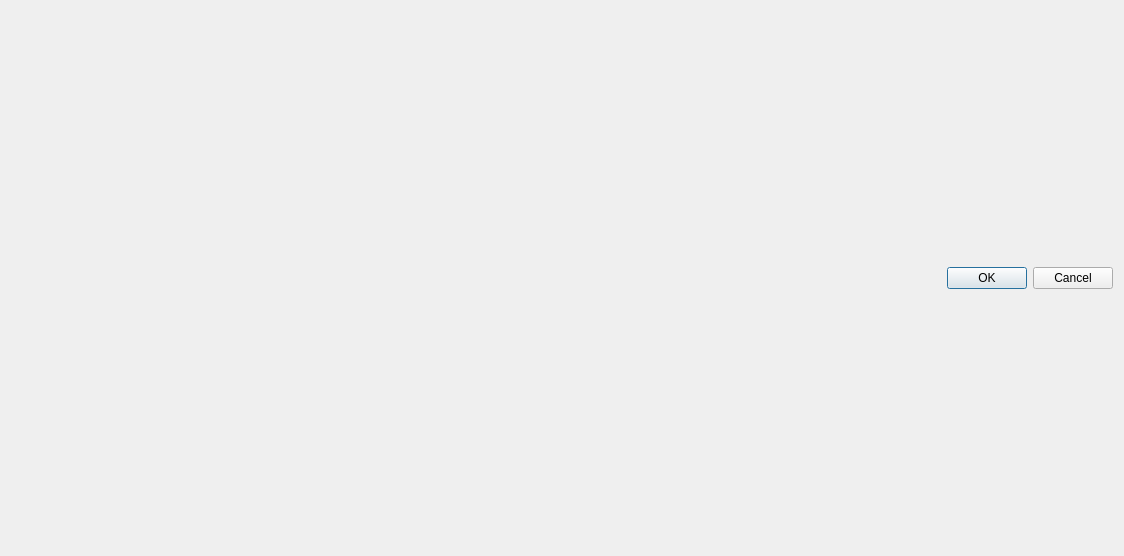
<?xml version="1.0" encoding="UTF-8"?>
<ui version="4.0">
 <class>Dialog</class>
 <widget class="QDialog" name="Dialog">
  <property name="geometry">
   <rect>
    <x>0</x>
    <y>0</y>
    <width>1124</width>
    <height>556</height>
   </rect>
  </property>
  <property name="windowTitle">
   <string>Dialog</string>
  </property>
  <layout class="QVBoxLayout" name="verticalLayout">
   <item>
    <layout class="QVBoxLayout" name="verticalLayout_svg"/>
   </item>
   <item>
    <widget class="QDialogButtonBox" name="buttonBox">
     <property name="orientation">
      <enum>Qt::Horizontal</enum>
     </property>
     <property name="standardButtons">
      <set>QDialogButtonBox::Cancel|QDialogButtonBox::Ok</set>
     </property>
    </widget>
   </item>
  </layout>
 </widget>
 <resources/>
 <connections>
  <connection>
   <sender>buttonBox</sender>
   <signal>accepted()</signal>
   <receiver>Dialog</receiver>
   <slot>accept()</slot>
   <hints>
    <hint type="sourcelabel">
     <x>248</x>
     <y>254</y>
    </hint>
    <hint type="destinationlabel">
     <x>157</x>
     <y>274</y>
    </hint>
   </hints>
  </connection>
  <connection>
   <sender>buttonBox</sender>
   <signal>rejected()</signal>
   <receiver>Dialog</receiver>
   <slot>reject()</slot>
   <hints>
    <hint type="sourcelabel">
     <x>316</x>
     <y>260</y>
    </hint>
    <hint type="destinationlabel">
     <x>286</x>
     <y>274</y>
    </hint>
   </hints>
  </connection>
 </connections>
</ui>
